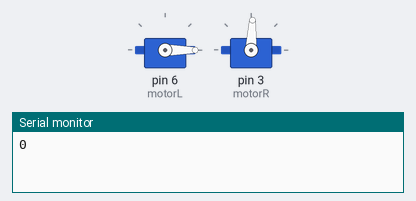
Recording of a sketch running on a simulated Arduino Uno, built with avr-gcc and run on an emulated ATmega328P. Shown: 2 × servo, the last lines printed to the serial monitor.

Above: at 0.15 s.
At 10.05 s:
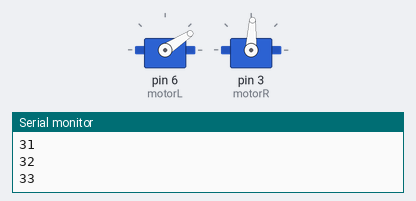
At 19.96 s:
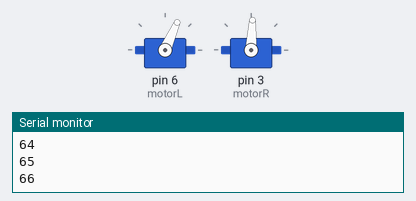
At 39.77 s:
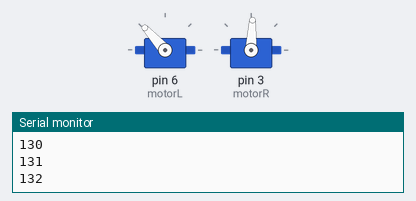
Timing chart, 0 to 40.0 s (numbered marks = the images above):
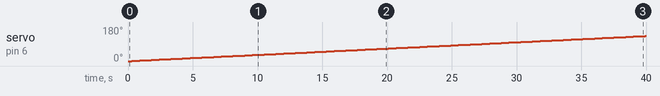

Measured:
- by itself, servo on pin 6 (motorL): moves from 0° to 133° over 39.6 s

The sketch:

servoWiring.ino
```cpp
#include <Servo.h>
Servo motorL;
Servo motorR;
void setup() {
  motorL.attach(6);
  motorR.attach(3);
  Serial.begin(9600);
  motorL.write(88);
  motorR.write(87);
}
void loop() {
  for(int x=0; x<=180; x++) {
    motorL.write(x);
    Serial.println(x);
    delay(300);
  }
  motorL.write(88);
  for(int x=0; x<=180; x++) {
    motorR.write(x);
    Serial.println(x);
    delay(300);
  }
  motorR.write(87);
}
```
